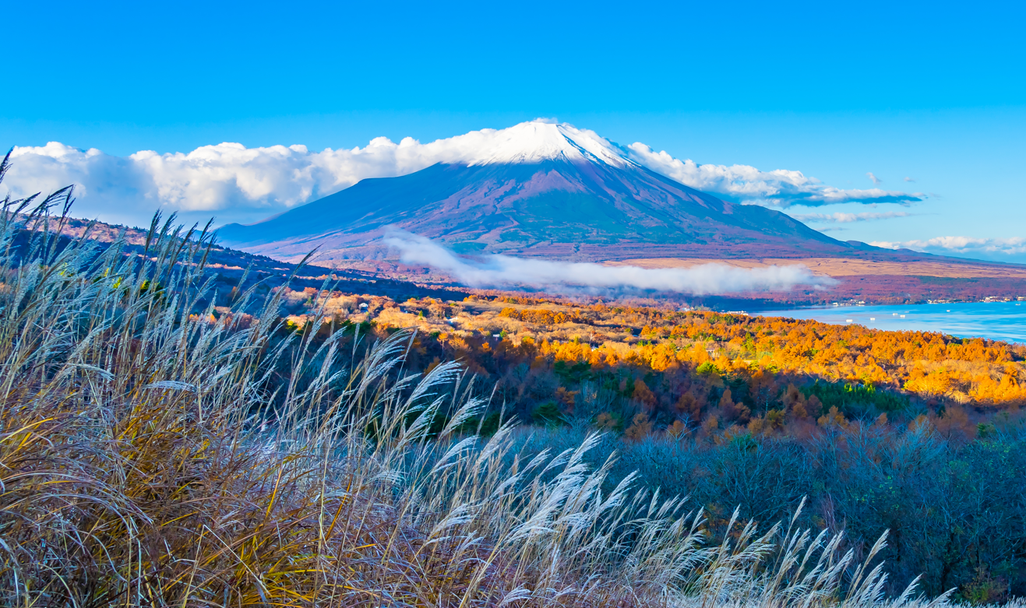
#> input picture images/img1.png, 1026 x 608 px, shrunk from 1317 x 781 before the run; its folder holds only this picture in this run
$ python app.py
#> lines starting #> are read from the running program, lines starting #| are printed output that depends on the picture; after the words box and inside, x2 and y2 are one past the last pixel; in counts of white or black regions, pixels touching at a corner belong together
### image_stitching.py
import cv2
import numpy as np
import glob


class ImageStitching:

    # === 샹수 ===
    SOURCE_IMAGE_DIRECTORY: str = "./images"  # 입력 이미지 디렉토리
    IMAGE_FILE_EXTENSIONS: tuple[str] = ("jpg", "jpeg", "png")  # 이미지 파일 확장자
    RESULT_FILENAME: str = "Result.png"  # 저장할 파일명

    WINDOW_TITLE: str = "Image Stitcher"  # 윈도우 제목

    # === 멤버 변수 ===

    detector: cv2.Feature2D  # Feature Detector
    matcher: cv2.DescriptorMatcher  # Feature Matcher

    source_images: list[np.ndarray] = []  # 사용할 이미지 리스트
    result_image: np.ndarray  # 결과 이미지

    # 생성자
    def __init__(self):
        # Initialize Feature Detector
        self.detector = cv2.SIFT_create()  # SIFT
        # Initialize Feature Matcher
        self.matcher = cv2.DescriptorMatcher_create(cv2.DESCRIPTOR_MATCHER_BRUTEFORCE)

    # 프로그램 실행
    def run(self):
        self.initialize_source_images()
        if not self.source_images:
            raise Exception("Empty Image List")

        # 이미지 정합
        self.stitch_images()

        # 결과 저장 및 출력
        self.save_result()
        self.show_result()

    def initialize_source_images(self):
        image_paths = []
        for ext in self.IMAGE_FILE_EXTENSIONS:
            image_paths.extend(glob.glob(f"{self.SOURCE_IMAGE_DIRECTORY}/*.{ext}"))
        self.source_images = [cv2.imread(path) for path in image_paths]
#> self.source_images = 1 item

    # 이미지 정합
    def stitch_images(self):
        self.result_image = self.source_images[len(self.source_images) // 2]  # 중앙 이미지 기준으로 병합
#> self.result_image is the input picture: shape (608, 1026, 3); mean B, G, R 163.9, 131.6, 73.2

        for i in range(0, len(self.source_images)):
            # 정합할 두 이미지 선택
            img1 = self.result_image
            img2 = self.source_images[i]

            # key points & descriptors 얻기
            kp1, desc1 = self.detector.detectAndCompute(img1, None)
            kp2, desc2 = self.detector.detectAndCompute(img2, None)

            # 매칭
            matches = self.matcher.match(desc2, desc1)
            if len(matches) < 4:
                print(f"Not enough matches are found at image index {i} - {len(matches)} < 4")
                break
            src_pts = np.float32([kp2[m.queryIdx].pt for m in matches]).reshape(-1, 1, 2)
            dst_pts = np.float32([kp1[m.trainIdx].pt for m in matches]).reshape(-1, 1, 2)

            # Homography 계산
            H, mask = cv2.findHomography(src_pts, dst_pts, cv2.RANSAC, 5.0)

            # img2를 img1에 맞게 변환
            h1, w1 = img1.shape[:2]
            h2, w2 = img2.shape[:2]
            pts = np.float32([[0, 0], [0, h2], [w2, h2], [w2, 0]]).reshape(-1, 1, 2)
            dst = cv2.perspectiveTransform(pts, H)
            result_corners = np.concatenate(
                (
                    np.float32([[0, 0], [0, h1], [w1, h1], [w1, 0]]).reshape(-1, 1, 2),
                    dst,
                ),
                axis=0,
            )
            [xmin, ymin] = np.int32(result_corners.min(axis=0).ravel() - 0.5)
            [xmax, ymax] = np.int32(result_corners.max(axis=0).ravel() + 0.5)
            t = [-xmin, -ymin]
            H_translate = np.array([[1, 0, t[0]], [0, 1, t[1]], [0, 0, 1]])

            # 이미지 워핑 및 병합
            result_warped = cv2.warpPerspective(img2, H_translate @ H, (xmax - xmin, ymax - ymin))
            # img1을 같은 크기의 캔버스에 위치시킴
            img1_canvas = np.zeros_like(result_warped)
            img1_canvas[t[1] : h1 + t[1], t[0] : w1 + t[0]] = img1

            # Feather blending 메서드 사용
            self.result_image = self.feather_blend(img1_canvas, result_warped)
#> this loop made 1 pass
#> (matches, h1, w1, h2, w2, pts, xmin, ymin) on pass 1: (5215 matches, 608, 1026, 608, 1026, [[0, 0], [0, 608], [1026, 608], [1026, 0]], 0, 0)
#> pass 1, in feather_blend, `mask1 = (cv2.cvtColor(img1_canvas, cv2.COLOR_BGR2GRAY) > 0).astype(np...`:
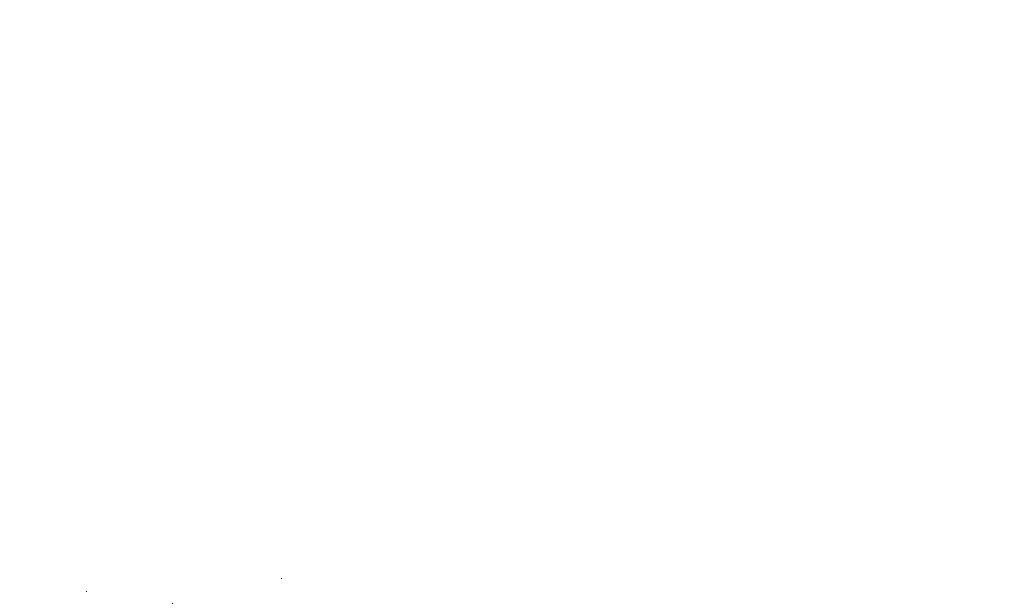
#> mask1: shape (608, 1026); values 0 (black) and 1 (white), 100% white; black in thin lines or dots, all inside (x1, y1, x2, y2) = (86, 578, 282, 604)
#> pass 1, in feather_blend, `dist1 = cv2.distanceTransform(mask1, cv2.DIST_L2, 5)`:
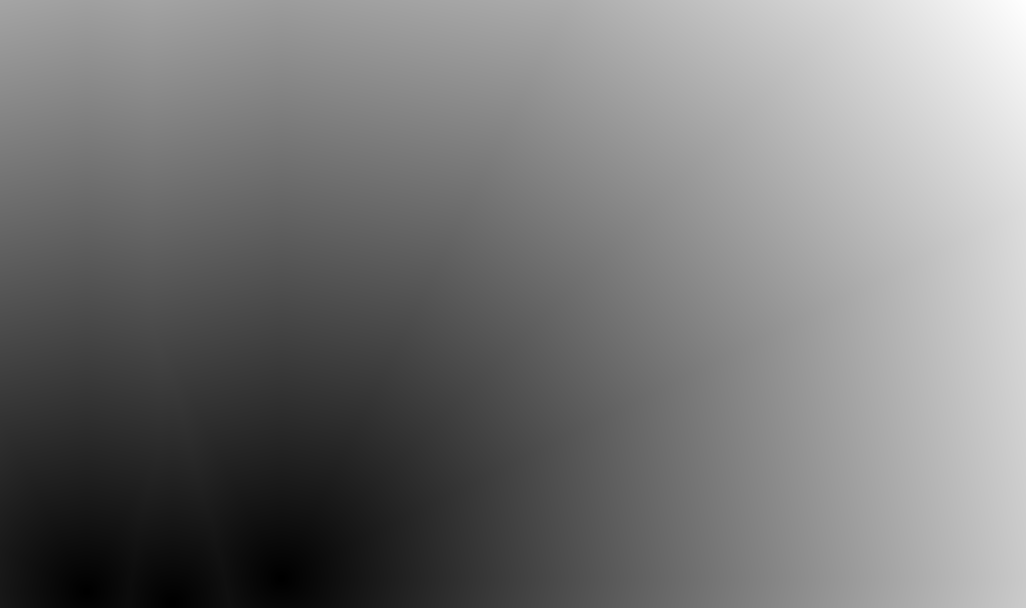
#> dist1: shape (608, 1026) float32; min 0, max 941.5, mean 445.7; drawn with min black and max white

    # 두 이미지 블렌딩
    def feather_blend(self, img1_canvas: np.ndarray, result_warped: np.ndarray) -> np.ndarray:
        # 마스크 생성
        mask1 = (cv2.cvtColor(img1_canvas, cv2.COLOR_BGR2GRAY) > 0).astype(np.uint8)
        mask2 = (cv2.cvtColor(result_warped, cv2.COLOR_BGR2GRAY) > 0).astype(np.uint8)

        # distance transform (float32)
        dist1 = cv2.distanceTransform(mask1, cv2.DIST_L2, 5)
        dist2 = cv2.distanceTransform(mask2, cv2.DIST_L2, 5)

        # 가중치 계산 (겹치는 부분은 두 distance의 합으로 정규화)
        weight1 = dist1 / (dist1 + dist2 + 1e-8)
        weight2 = dist2 / (dist1 + dist2 + 1e-8)
        weight1 = np.nan_to_num(weight1)
        weight2 = np.nan_to_num(weight2)

        # 3채널로 확장
        weight1_3c = np.repeat(weight1[:, :, np.newaxis], 3, axis=2)
        weight2_3c = np.repeat(weight2[:, :, np.newaxis], 3, axis=2)

        # feather blending
        blended = (img1_canvas.astype(np.float32) * weight1_3c + result_warped.astype(np.float32) * weight2_3c).astype(
            np.uint8
        )

        return blended

    # 결과 저장
    def save_result(self):
        cv2.imwrite(self.RESULT_FILENAME, self.result_image)

    # 결과 출력
    def show_result(self):
        cv2.imshow(self.WINDOW_TITLE, self.result_image)
        cv2.waitKey(0)
        cv2.destroyAllWindows()

### app.py
from image_stitching import ImageStitching


def main():
    app = ImageStitching()
    app.run()


if __name__ == "__main__":
    main()
